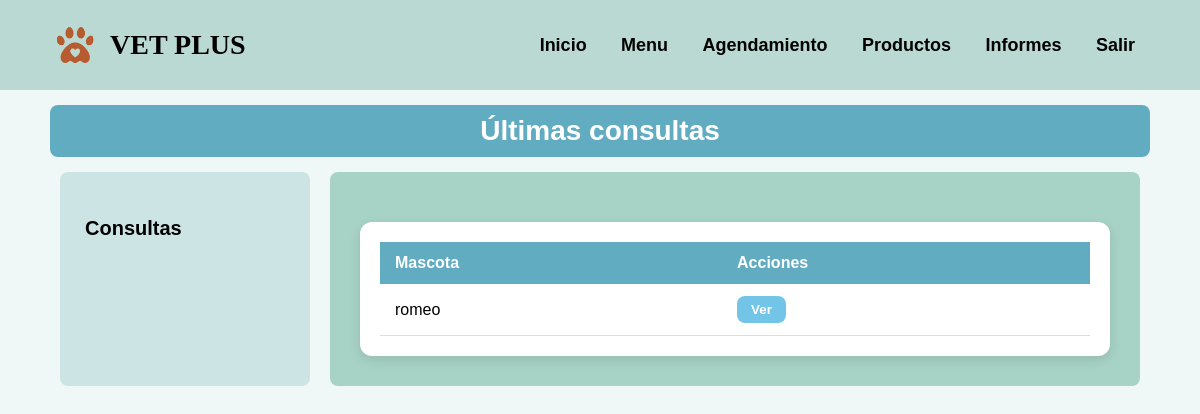
/consulta/recent, run on an earlier commit of the app's database.
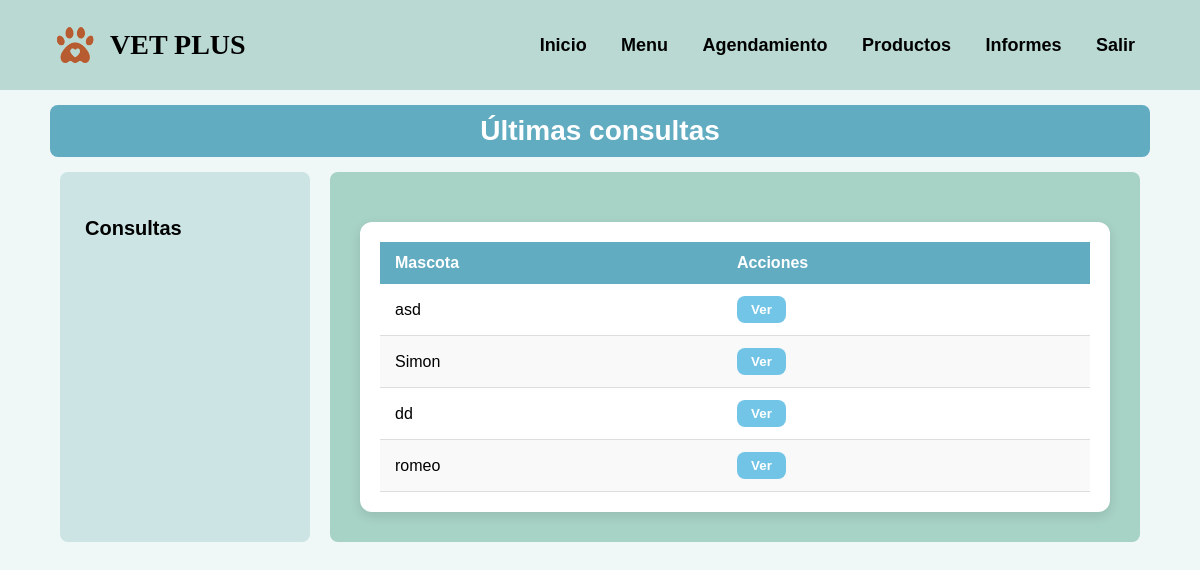
And on a later commit of the database.
### vetplus/models.py (models this page shows)
class Consulta(db.Model):
    id = db.Column(db.Integer, primary_key = True)
    nombredemascota = db.Column(db.String(100), nullable = False)
    nombrededueno = db.Column(db.String(100), nullable = False)
    datosdeconsulta = db.Column(db.Text, nullable = False)
    hora = db.Column(db.String(20), nullable = False)
    veterinario = db.Column(db.String(100), nullable = False)
    registros = db.relationship("RegistroMedico", back_populates = "consulta", cascade = "all, delete-orphan")

### vetplus/routes/consulta.py (the view)
@consulta_bp.route("/consulta/recent")
def consulta_dia():
    try:
        consultas = Consulta.query.order_by(Consulta.id.desc()).limit(5).all()
    except Exception as e:
        print(" Error cargando consultas:", e)
        consultas = []
    return render_template("dashboards/consultas/consulta_dia.html", consulta_dia = consultas)

### templates/dashboards/consultas/consulta_dia.html (shortened to what this page needs)
<!DOCTYPE html>
<html lang="es">
<head>
</head>
<body>
    <header>
        <div class="logo">
            <img src="{{ url_for('static', filename='img/logo.png') }}" alt="Logo Vetplus" class="icono">
            <h1>VET PLUS</h1>
        </div>
        <nav>
            <a href="{{ url_for('main.home') }}">Inicio</a>
            <a href="{{ url_for('main.dashboard') }}">Menu</a>
            <a href="{{ url_for('consulta.consulta') }}">Agendamiento</a>
            <a href="{{ url_for('store.tienda') }}">Productos</a>
            <a href="{{ url_for('informes.manage_informes') }}">Informes</a>
            <a href="#" onclick="abrirModal()">Salir</a>
        </nav>
    </header>
    <div class="title-bar">Últimas consultas</div>
    <div class="container">
        <div class="sidebar">
            <p>Consultas</p>
        </div>
        <div class="form-container">
            <div class="table-container">
                <table>
                    <thead>
                        <tr>
                            <th>Mascota</th>
                            <th>Acciones</th>
                        </tr>
                    </thead>
                    <tbody>
                        {% if consulta_dia %}
                            {% for consulta in consulta_dia[:5] %}
                            <tr id="consulta-{{ consulta.id }}">
                                <td>{{ consulta.nombredemascota }}</td>
                                <td>
                                    <button class="btn-ver" onclick="verConsulta('{{ consulta.id }}')">Ver</button>
                                </td>
                            </tr>
                            {% endfor %}
                        {% else %}
                            <tr>
                                <td colspan="2" style="text-align:center;">No hay consultas hoy</td>
                            </tr>
                        {% endif %}
                    </tbody>
                </table>
            </div>
        </div>
    </div>
</body>
</html>

What changed in the data, as far as the page shows it:
added Consulta: nombredemascota "asd"
added Consulta: nombredemascota "Simon"
added Consulta: nombredemascota "dd"
